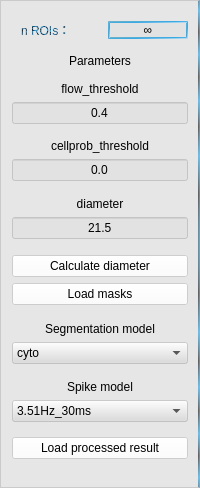
               <widget class="QFrame" name="frame_22">
                <property name="sizePolicy">
                 <sizepolicy hsizetype="Expanding" vsizetype="Preferred">
                  <horstretch>25</horstretch>
                  <verstretch>0</verstretch>
                 </sizepolicy>
                </property>
                <property name="minimumSize">
                 <size>
                  <width>172</width>
                  <height>488</height>
                 </size>
                </property>
                <property name="styleSheet">
                 <string notr="true">background-color:rgba(220, 220, 220, 120);
border-right:2px solid qradialgradient(spread:repeat, cx:0.5, cy:0.5, radius:0.077, fx:0.5, fy:0.5, stop:0 rgba(0, 169, 255, 147), stop:0.497326 rgba(0, 0, 0, 147), stop:1 rgba(0, 169, 255, 147));</string>
                </property>
                <property name="frameShape">
                 <enum>QFrame::StyledPanel</enum>
                </property>
                <property name="frameShadow">
                 <enum>QFrame::Raised</enum>
                </property>
                <layout class="QVBoxLayout" name="verticalLayout_4">
                 <item>
                  <widget class="QFrame" name="frame_24">
                   <property name="sizePolicy">
                    <sizepolicy hsizetype="Preferred" vsizetype="Expanding">
                     <horstretch>0</horstretch>
                     <verstretch>4</verstretch>
                    </sizepolicy>
                   </property>
                   <property name="styleSheet">
                    <string notr="true">background:transparent;
border:none;</string>
                   </property>
                   <property name="frameShape">
                    <enum>QFrame::StyledPanel</enum>
                   </property>
                   <property name="frameShadow">
                    <enum>QFrame::Raised</enum>
                   </property>
                   <layout class="QHBoxLayout" name="horizontalLayout_12">
                    <property name="rightMargin">
                     <number>0</number>
                    </property>
                    <item>
                     <widget class="QLabel" name="label_20">
                      <property name="layoutDirection">
                       <enum>Qt::LeftToRight</enum>
                      </property>
                      <property name="styleSheet">
                       <string notr="true">font: bold 12pt &quot;微软雅黑&quot;;
color:qradialgradient(spread:repeat, cx:0.5, cy:0.5, radius:0.077, fx:0.5, fy:0.5, stop:0 rgba(0, 149, 255, 220), stop:0.497326 rgba(0, 0, 0, 220) stop:1 rgba(0, 169, 255, 220));
</string>
                      </property>
                      <property name="text">
                       <string>n ROIs：</string>
                      </property>
                      <property name="alignment">
                       <set>Qt::AlignLeading|Qt::AlignLeft|Qt::AlignVCenter</set>
                      </property>
                     </widget>
                    </item>
                    <item>
                     <widget class="QLabel" name="label_n_roi">
                      <property name="styleSheet">
                       <string notr="true">background-color:rgba(220, 220, 220, 120);
border:2px solid qlineargradient(spread:pad, x1:0, y1:0, x2:1, y2:1, stop:0 rgba(107, 171, 184, 214), stop:0.545455 rgba(19, 157, 230, 211), stop:1 rgba(236, 241, 245, 232));
font: 75 10pt &quot;Adobe Gothic Std B&quot;;
font: 12pt &quot;Times New Roman&quot;;</string>
                      </property>
                      <property name="text">
                       <string>∞</string>
                      </property>
                      <property name="alignment">
                       <set>Qt::AlignCenter</set>
                      </property>
                     </widget>
                    </item>
                   </layout>
                  </widget>
                 </item>
                 <item>
                  <widget class="QLabel" name="label_15">
                   <property name="sizePolicy">
                    <sizepolicy hsizetype="Preferred" vsizetype="Expanding">
                     <horstretch>0</horstretch>
                     <verstretch>4</verstretch>
                    </sizepolicy>
                   </property>
                   <property name="styleSheet">
                    <string notr="true">background:transparent;
font: 75 12pt &quot;Adobe Gothic Std B&quot;;
border:none;</string>
                   </property>
                   <property name="text">
                    <string>Parameters</string>
                   </property>
                   <property name="alignment">
                    <set>Qt::AlignBottom|Qt::AlignHCenter</set>
                   </property>
                  </widget>
                 </item>
                 <item>
                  <widget class="QFrame" name="frame_29">
                   <property name="sizePolicy">
                    <sizepolicy hsizetype="Preferred" vsizetype="Expanding">
                     <horstretch>0</horstretch>
                     <verstretch>1</verstretch>
                    </sizepolicy>
                   </property>
                   <property name="styleSheet">
                    <string notr="true">background:transparent;
border:none;</string>
                   </property>
                   <property name="frameShape">
                    <enum>QFrame::StyledPanel</enum>
                   </property>
                   <property name="frameShadow">
                    <enum>QFrame::Raised</enum>
                   </property>
                  </widget>
                 </item>
                 <item>
                  <widget class="QLabel" name="label_12">
                   <property name="sizePolicy">
                    <sizepolicy hsizetype="Preferred" vsizetype="Expanding">
                     <horstretch>0</horstretch>
                     <verstretch>2</verstretch>
                    </sizepolicy>
                   </property>
                   <property name="styleSheet">
                    <string notr="true">background:transparent;
border:none;
font: 9pt &quot;微软雅黑&quot;;</string>
                   </property>
                   <property name="text">
                    <string>flow_threshold</string>
                   </property>
                   <property name="alignment">
                    <set>Qt::AlignCenter</set>
                   </property>
                  </widget>
                 </item>
                 <item>
                  <widget class="QLineEdit" name="lineEdit_flowthr">
                   <property name="sizePolicy">
                    <sizepolicy hsizetype="Expanding" vsizetype="Expanding">
                     <horstretch>0</horstretch>
                     <verstretch>1</verstretch>
                    </sizepolicy>
                   </property>
                   <property name="text">
                    <string>0.4</string>
                   </property>
                   <property name="alignment">
                    <set>Qt::AlignCenter</set>
                   </property>
                  </widget>
                 </item>
                 <item>
                  <widget class="QFrame" name="frame_25">
                   <property name="sizePolicy">
                    <sizepolicy hsizetype="Preferred" vsizetype="Expanding">
                     <horstretch>0</horstretch>
                     <verstretch>2</verstretch>
                    </sizepolicy>
                   </property>
                   <property name="styleSheet">
                    <string notr="true">background:transparent;
border:none;</string>
                   </property>
                   <property name="frameShape">
                    <enum>QFrame::StyledPanel</enum>
                   </property>
                   <property name="frameShadow">
                    <enum>QFrame::Raised</enum>
                   </property>
                  </widget>
                 </item>
                 <item>
                  <widget class="QLabel" name="label_11">
                   <property name="sizePolicy">
                    <sizepolicy hsizetype="Preferred" vsizetype="Expanding">
                     <horstretch>0</horstretch>
                     <verstretch>1</verstretch>
                    </sizepolicy>
                   </property>
                   <property name="styleSheet">
                    <string notr="true">background:transparent;
border:none;
font: 9pt &quot;微软雅黑&quot;;</string>
                   </property>
                   <property name="text">
                    <string>cellprob_threshold</string>
                   </property>
                   <property name="alignment">
                    <set>Qt::AlignCenter</set>
                   </property>
                  </widget>
                 </item>
                 <item>
                  <widget class="QLineEdit" name="lineEdit_cellprobthr">
                   <property name="sizePolicy">
                    <sizepolicy hsizetype="Expanding" vsizetype="Expanding">
                     <horstretch>0</horstretch>
                     <verstretch>1</verstretch>
                    </sizepolicy>
                   </property>
                   <property name="text">
                    <string>0.0</string>
                   </property>
                   <property name="alignment">
                    <set>Qt::AlignCenter</set>
                   </property>
                  </widget>
                 </item>
                 <item>
                  <widget class="QFrame" name="frame_26">
                   <property name="sizePolicy">
                    <sizepolicy hsizetype="Preferred" vsizetype="Expanding">
                     <horstretch>0</horstretch>
                     <verstretch>2</verstretch>
                    </sizepolicy>
                   </property>
                   <property name="styleSheet">
                    <string notr="true">background:transparent;
border:none;</string>
                   </property>
                   <property name="frameShape">
                    <enum>QFrame::StyledPanel</enum>
                   </property>
                   <property name="frameShadow">
                    <enum>QFrame::Raised</enum>
                   </property>
                  </widget>
                 </item>
                 <item>
                  <widget class="QLabel" name="label_28">
                   <property name="sizePolicy">
                    <sizepolicy hsizetype="Preferred" vsizetype="Expanding">
                     <horstretch>0</horstretch>
                     <verstretch>2</verstretch>
                    </sizepolicy>
                   </property>
                   <property name="styleSheet">
                    <string notr="true">background:transparent;
border:none;
font: 9pt &quot;微软雅黑&quot;;</string>
                   </property>
                   <property name="text">
                    <string>diameter</string>
                   </property>
                   <property name="alignment">
                    <set>Qt::AlignCenter</set>
                   </property>
                  </widget>
                 </item>
                 <item>
                  <widget class="QLineEdit" name="lineEdit_diameter">
                   <property name="sizePolicy">
                    <sizepolicy hsizetype="Expanding" vsizetype="Expanding">
                     <horstretch>0</horstretch>
                     <verstretch>1</verstretch>
                    </sizepolicy>
                   </property>
                   <property name="text">
                    <string>21.5</string>
                   </property>
                   <property name="alignment">
                    <set>Qt::AlignCenter</set>
                   </property>
                  </widget>
                 </item>
                 <item>
                  <widget class="QFrame" name="frame_43">
                   <property name="sizePolicy">
                    <sizepolicy hsizetype="Preferred" vsizetype="Expanding">
                     <horstretch>0</horstretch>
                     <verstretch>2</verstretch>
                    </sizepolicy>
                   </property>
                   <property name="styleSheet">
                    <string notr="true">background:transparent;
border:none;</string>
                   </property>
                   <property name="frameShape">
                    <enum>QFrame::StyledPanel</enum>
                   </property>
                   <property name="frameShadow">
                    <enum>QFrame::Raised</enum>
                   </property>
                  </widget>
                 </item>
                 <item>
                  <widget class="QPushButton" name="pushButton_cal_diameter">
                   <property name="sizePolicy">
                    <sizepolicy hsizetype="Minimum" vsizetype="Expanding">
                     <horstretch>0</horstretch>
                     <verstretch>2</verstretch>
                    </sizepolicy>
                   </property>
                   <property name="styleSheet">
                    <string notr="true">QPushButton{
background-color:rgba(255,255,255,150);
font: 9pt &quot;微软雅黑&quot;;
}
QPushButton:hover
{
margin:1px;
}</string>
                   </property>
                   <property name="text">
                    <string>Calculate diameter</string>
                   </property>
                  </widget>
                 </item>
                 <item>
                  <widget class="QPushButton" name="pushButton_load_masks">
                   <property name="styleSheet">
                    <string notr="true">QPushButton{
background-color:rgba(255,255,255,150);
font: 9pt &quot;微软雅黑&quot;;
}
QPushButton:hover
{
margin:1px;
}</string>
                   </property>
                   <property name="text">
                    <string>Load masks</string>
                   </property>
                  </widget>
                 </item>
                 <item>
                  <widget class="QFrame" name="frame_28">
                   <property name="sizePolicy">
                    <sizepolicy hsizetype="Preferred" vsizetype="Expanding">
                     <horstretch>0</horstretch>
                     <verstretch>3</verstretch>
                    </sizepolicy>
                   </property>
                   <property name="styleSheet">
                    <string notr="true">background:transparent;
border:none;</string>
                   </property>
                   <property name="frameShape">
                    <enum>QFrame::StyledPanel</enum>
                   </property>
                   <property name="frameShadow">
                    <enum>QFrame::Raised</enum>
                   </property>
                   <widget class="QCheckBox" name="checkBox_basecor">
                    <property name="geometry">
                     <rect>
                      <x>-20</x>
                      <y>20</y>
                      <width>190</width>
                      <height>19</height>
                     </rect>
                    </property>
                    <property name="sizePolicy">
                     <sizepolicy hsizetype="Minimum" vsizetype="Expanding">
                      <horstretch>0</horstretch>
                      <verstretch>0</verstretch>
                     </sizepolicy>
                    </property>
                    <property name="layoutDirection">
                     <enum>Qt::RightToLeft</enum>
                    </property>
                    <property name="autoFillBackground">
                     <bool>false</bool>
                    </property>
                    <property name="styleSheet">
                     <string notr="true">background: transparent;
border: transparent;
font: 10pt &quot;微软雅黑&quot;;</string>
                    </property>
                    <property name="text">
                     <string>Baseline correction</string>
                    </property>
                   </widget>
                  </widget>
                 </item>
                 <item>
                  <widget class="QLabel" name="label_13">
                   <property name="sizePolicy">
                    <sizepolicy hsizetype="Preferred" vsizetype="Expanding">
                     <horstretch>0</horstretch>
                     <verstretch>2</verstretch>
                    </sizepolicy>
                   </property>
                   <property name="styleSheet">
                    <string notr="true">background:transparent;
border:none;
font: 9pt &quot;微软雅黑&quot;;</string>
                   </property>
                   <property name="text">
                    <string>Segmentation model</string>
                   </property>
                   <property name="alignment">
                    <set>Qt::AlignCenter</set>
                   </property>
                  </widget>
                 </item>
                 <item>
                  <widget class="QComboBox" name="comboBox_segmodel">
                   <property name="sizePolicy">
                    <sizepolicy hsizetype="Preferred" vsizetype="Expanding">
                     <horstretch>0</horstretch>
                     <verstretch>1</verstretch>
                    </sizepolicy>
                   </property>
                   <property name="styleSheet">
                    <string notr="true">QComboBox{
font: 9pt &quot;微软雅黑&quot;;
}

QComboBox QAbstractItemView {
background:white;
} </string>
                   </property>
                   <item>
                    <property name="text">
                     <string>cyto</string>
                    </property>
                   </item>
                   <item>
                    <property name="text">
                     <string>cyto2</string>
                    </property>
                   </item>
                  </widget>
                 </item>
                 <item>
                  <widget class="QFrame" name="frame_27">
                   <property name="sizePolicy">
                    <sizepolicy hsizetype="Preferred" vsizetype="Expanding">
                     <horstretch>0</horstretch>
                     <verstretch>2</verstretch>
                    </sizepolicy>
                   </property>
                   <property name="styleSheet">
                    <string notr="true">background:transparent;
border:none;</string>
                   </property>
                   <property name="frameShape">
                    <enum>QFrame::StyledPanel</enum>
                   </property>
                   <property name="frameShadow">
                    <enum>QFrame::Raised</enum>
                   </property>
                  </widget>
                 </item>
                 <item>
                  <widget class="QLabel" name="label_14">
                   <property name="sizePolicy">
                    <sizepolicy hsizetype="Preferred" vsizetype="Expanding">
                     <horstretch>0</horstretch>
                     <verstretch>2</verstretch>
                    </sizepolicy>
                   </property>
                   <property name="styleSheet">
                    <string notr="true">background:transparent;
border:none;
font: 9pt &quot;微软雅黑&quot;;</string>
                   </property>
                   <property name="text">
                    <string>Spike model</string>
                   </property>
                   <property name="alignment">
                    <set>Qt::AlignCenter</set>
                   </property>
                  </widget>
                 </item>
                 <item>
                  <widget class="QComboBox" name="comboBox_spikemodel">
                   <property name="sizePolicy">
                    <sizepolicy hsizetype="Preferred" vsizetype="Expanding">
                     <horstretch>0</horstretch>
                     <verstretch>1</verstretch>
                    </sizepolicy>
                   </property>
                   <property name="styleSheet">
                    <string notr="true">QComboBox{
font: 9pt &quot;微软雅黑&quot;;
}

QComboBox QAbstractItemView {
background:white;
} </string>
                   </property>
                   <item>
                    <property name="text">
                     <string>3.51Hz_30ms</string>
                    </property>
                   </item>
                  </widget>
                 </item>
                 <item>
                  <widget class="QFrame" name="frame_38">
                   <property name="sizePolicy">
                    <sizepolicy hsizetype="Preferred" vsizetype="Expanding">
                     <horstretch>0</horstretch>
                     <verstretch>2</verstretch>
                    </sizepolicy>
                   </property>
                   <property name="styleSheet">
                    <string notr="true">background:transparent;
border:none;</string>
                   </property>
                   <property name="frameShape">
                    <enum>QFrame::StyledPanel</enum>
                   </property>
                   <property name="frameShadow">
                    <enum>QFrame::Raised</enum>
                   </property>
                  </widget>
                 </item>
                 <item>
                  <widget class="QPushButton" name="pushButton_load_result">
                   <property name="sizePolicy">
                    <sizepolicy hsizetype="Ignored" vsizetype="Expanding">
                     <horstretch>0</horstretch>
                     <verstretch>1</verstretch>
                    </sizepolicy>
                   </property>
                   <property name="styleSheet">
                    <string notr="true">QPushButton{
background-color:rgba(255,255,255,150);
font: 9pt &quot;微软雅黑&quot;;
}
QPushButton:hover
{
margin:1px;
}</string>
                   </property>
                   <property name="text">
                    <string>Load processed result</string>
                   </property>
                  </widget>
                 </item>
                 <item>
                  <widget class="QFrame" name="frame_44">
                   <property name="sizePolicy">
                    <sizepolicy hsizetype="Preferred" vsizetype="Expanding">
                     <horstretch>0</horstretch>
                     <verstretch>6</verstretch>
                    </sizepolicy>
                   </property>
                   <property name="styleSheet">
                    <string notr="true">background:transparent;
border:none;</string>
                   </property>
                   <property name="frameShape">
                    <enum>QFrame::StyledPanel</enum>
                   </property>
                   <property name="frameShadow">
                    <enum>QFrame::Raised</enum>
                   </property>
                  </widget>
                 </item>
                </layout>
               </widget>
